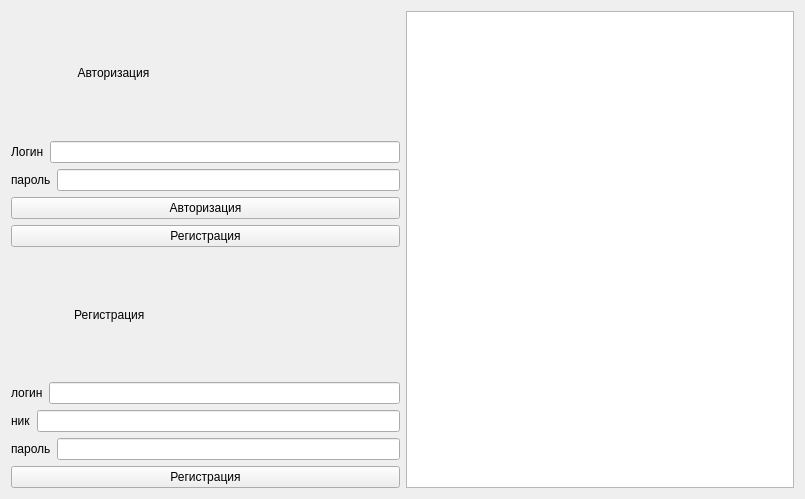
<?xml version="1.0" encoding="UTF-8"?>
<ui version="4.0">
 <class>Widget</class>
 <widget class="QWidget" name="Widget">
  <property name="geometry">
   <rect>
    <x>0</x>
    <y>0</y>
    <width>805</width>
    <height>499</height>
   </rect>
  </property>
  <property name="windowTitle">
   <string>Widget</string>
  </property>
  <layout class="QGridLayout" name="gridLayout">
   <item row="0" column="0">
    <layout class="QVBoxLayout" name="verticalLayout">
     <item>
      <widget class="QLabel" name="autorization_label">
       <property name="text">
        <string>                    Авторизация</string>
       </property>
      </widget>
     </item>
     <item>
      <layout class="QHBoxLayout" name="horizontalLayout_4">
       <item>
        <widget class="QLabel" name="login_label">
         <property name="text">
          <string>Логин</string>
         </property>
        </widget>
       </item>
       <item>
        <widget class="QLineEdit" name="login_edit"/>
       </item>
      </layout>
     </item>
     <item>
      <layout class="QHBoxLayout" name="horizontalLayout_5">
       <item>
        <widget class="QLabel" name="pass_label">
         <property name="text">
          <string>пароль</string>
         </property>
        </widget>
       </item>
       <item>
        <widget class="QLineEdit" name="pass_edit">
         <property name="echoMode">
          <enum>QLineEdit::PasswordEchoOnEdit</enum>
         </property>
        </widget>
       </item>
      </layout>
     </item>
     <item>
      <widget class="QPushButton" name="autorization_button">
       <property name="text">
        <string>Авторизация</string>
       </property>
      </widget>
     </item>
     <item>
      <widget class="QPushButton" name="reg_button">
       <property name="text">
        <string>Регистрация</string>
       </property>
      </widget>
     </item>
     <item>
      <widget class="QLabel" name="reg_label">
       <property name="text">
        <string>                   Регистрация</string>
       </property>
      </widget>
     </item>
     <item>
      <layout class="QHBoxLayout" name="horizontalLayout">
       <item>
        <widget class="QLabel" name="reg_login_label">
         <property name="text">
          <string>логин</string>
         </property>
        </widget>
       </item>
       <item>
        <widget class="QLineEdit" name="reg_login_edit"/>
       </item>
      </layout>
     </item>
     <item>
      <layout class="QHBoxLayout" name="horizontalLayout_2">
       <item>
        <widget class="QLabel" name="nik_label">
         <property name="text">
          <string>ник</string>
         </property>
        </widget>
       </item>
       <item>
        <widget class="QLineEdit" name="nik_edit"/>
       </item>
      </layout>
     </item>
     <item>
      <layout class="QHBoxLayout" name="horizontalLayout_3">
       <item>
        <widget class="QLabel" name="reg_pass_label">
         <property name="text">
          <string>пароль</string>
         </property>
        </widget>
       </item>
       <item>
        <widget class="QLineEdit" name="reg_pass_edit"/>
       </item>
      </layout>
     </item>
     <item>
      <widget class="QPushButton" name="reg2_button">
       <property name="text">
        <string>Регистрация</string>
       </property>
      </widget>
     </item>
    </layout>
   </item>
   <item row="0" column="1">
    <widget class="QListWidget" name="listWidget"/>
   </item>
  </layout>
 </widget>
 <resources/>
 <connections/>
</ui>
